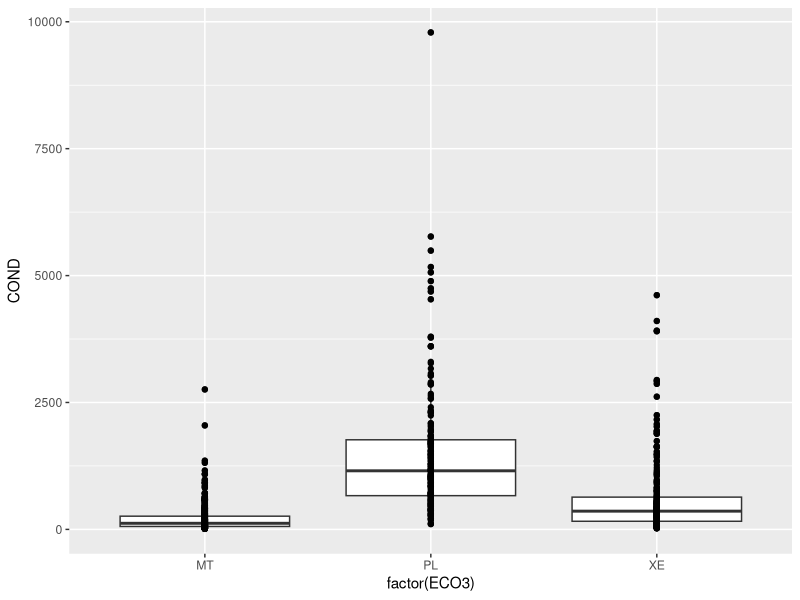
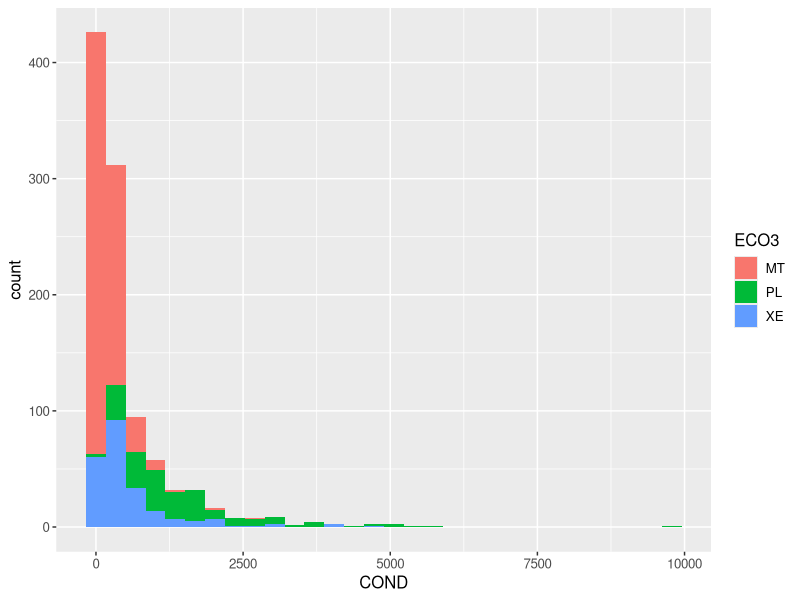
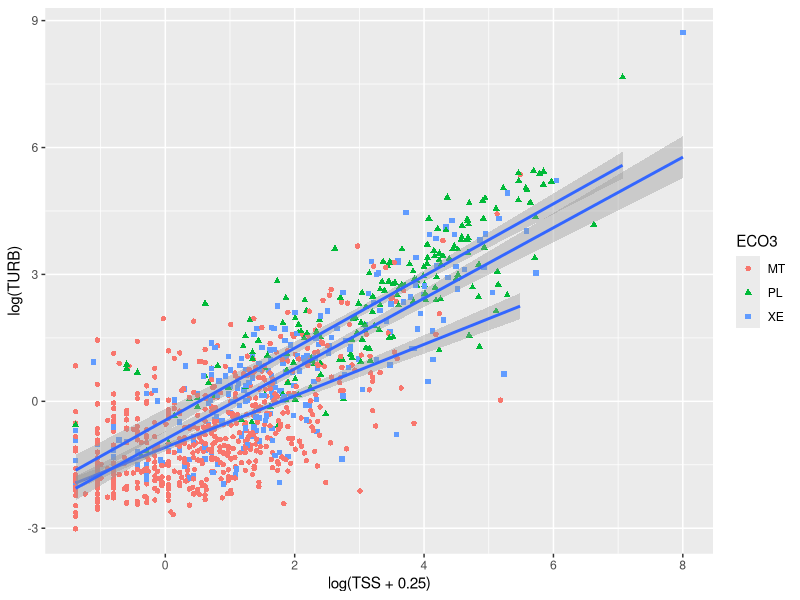

Generate these figures, in order, with R:
## ---- chunk 1
library(knitr)
opts_chunk$set(fig.width=6, fig.height=4, fig.path='Figs/',
               echo=FALSE, warning=FALSE, message=FALSE)
## ---- chunk 2
require(dplyr)
dta <-read.csv("wemap_na.csv")
dta<-na.omit(dta)

lm <- select(dta, ECO3, TSS, TURB)
lm <- na.omit(lm)
lm <- mutate(lm, ECO3,lnTSS = log(TSS), lnTURB = log(TURB))
lm <- filter(lm, TSS>0)

lmMT <- filter(lm, ECO3 =="MT")
lmPL <- filter(lm, ECO3 =="PL")
lmXE <- filter(lm, ECO3 =="XE")

lm.MT <- lm(lmMT$lnTSS ~ lmMT$lnTURB - 1)# omitting intercept
lm.PL <- lm(lmPL$lnTSS ~ lmPL$lnTURB - 1) 
lm.XE <- lm(lmXE$lnTSS ~ lmXE$lnTURB - 1)

lm.MT #.41
lm.PL # 1.22
lm.XE # 1.09
## ---- chunk 3

dta<-select(dta,-c(YEAR, ECO10, ECO3, HUC4, FOR_TOT, AG_TOT, URB_TOT))

mean <- summarise_each(dta,funs(mean))
md<-summarise_each(dta,funs(median))
mx<-summarise_each(dta,funs(max))
mn<-summarise_each(dta,funs(min))
var <- summarise_each(dta,funs(var))
sd <- summarise_each(dta, funs(sd))

dta_2<- bind_rows(mean, md, mx, mn,var, sd)     
dta_2$new.col <- c("Mean","Median","Max","Min","Var","SD")
dta_stat<-rename(dta_2,stat=new.col)
dta_stat <- subset(dta_stat, select=c(stat,1:13))

# Transpose df
n <- dta_stat$stat # first remember the column names
dta.T <- as.data.frame(t(dta_stat[,-1])) # transpose all but the first column (name)
colnames(dta.T) <- n
dta.T$myfactor <- factor(row.names(dta.T))
dta.T <-arrange(dta.T,desc(Var))
dta.T<-rename(dta.T,Factor=myfactor)
dta.T<- subset(dta.T, select=c(Factor,1:6))

kable((dta.T), digits=1)
## ---- chunk 4
dta <-read.csv("wemap.csv")
eco3<-dta%>%
  group_by(ECO3)%>%
  summarise(COND_Ave=mean(COND), pH_Ave = mean(PH), NTL_Ave = mean(NTL), TURB_Ave = mean(TURB), AgTOT_Ave = mean(AG_TOT))
   
knitr::kable((eco3), format = 'pandoc', digits=1, padding = 2, caption = 'Mean conductivity, pH, total nitrogen concentration, turbidity, and % of agrigulture in watershed')
## ---- chunk 5
by_ECO3<- dta %>%
  group_by(ECO3)%>%
  filter(FOR_TOT >80)%>%
  summarise(Number_site = n())
knitr::kable(head(by_ECO3), format = 'pandoc', digits=1, padding = 2, caption = 'Number of % of forestland in watershed sites within each acoregion (ECO3) that have more than 80% forest cover.')

## ---- chunk 6
require(dplyr)
dif <- dta %>%
  group_by(ECO3)%>%
  filter(FOR_TOT >80)%>%
  summarise(avgNTL = mean(NTL),
          avgCOND = mean(COND))
knitr::kable(head(dif), format = 'pandoc', digits=1, padding = 2, caption = 'Average COND: conductivity (µS/cm), and NTL: Total nitrogen concentration (mg/L) for each acoregion (ECO3) that have more than 80% forest cover.')
## ---- chunk 7
dta <-read.csv("wemap.csv")
require(ggplot2)
p <- ggplot(dta, aes(factor(ECO3), COND))
p + geom_boxplot()+geom_point()+ labs(list(title = "Conductivity for aech ecoregion", x = "Ecoregion (ECO3)", y = "Conductivity (uS/cm)"))
## ---- chunk 8
p3<-ggplot(dta,aes(COND))+theme(text=element_text(size=12))
p3+geom_histogram(aes(fill=ECO3))+
  labs(list(title = "Conductivity by ecoregion", x = "Conductivity (uS/cm)", y = "Frequency"))
## ---- chunk 9
require(ggplot2)
p4<-ggplot(dta,aes(log(TSS+.25), log(TURB)))
p4+geom_point(aes(shape=ECO3,color=ECO3))+geom_smooth(aes(group = ECO3), method="lm")+ labs(list(title = "Total suspended solids vs turbidity", x = "Ln Turbidity(NTU's)", y = "Ln Total suspended solids (mg/L)"))

